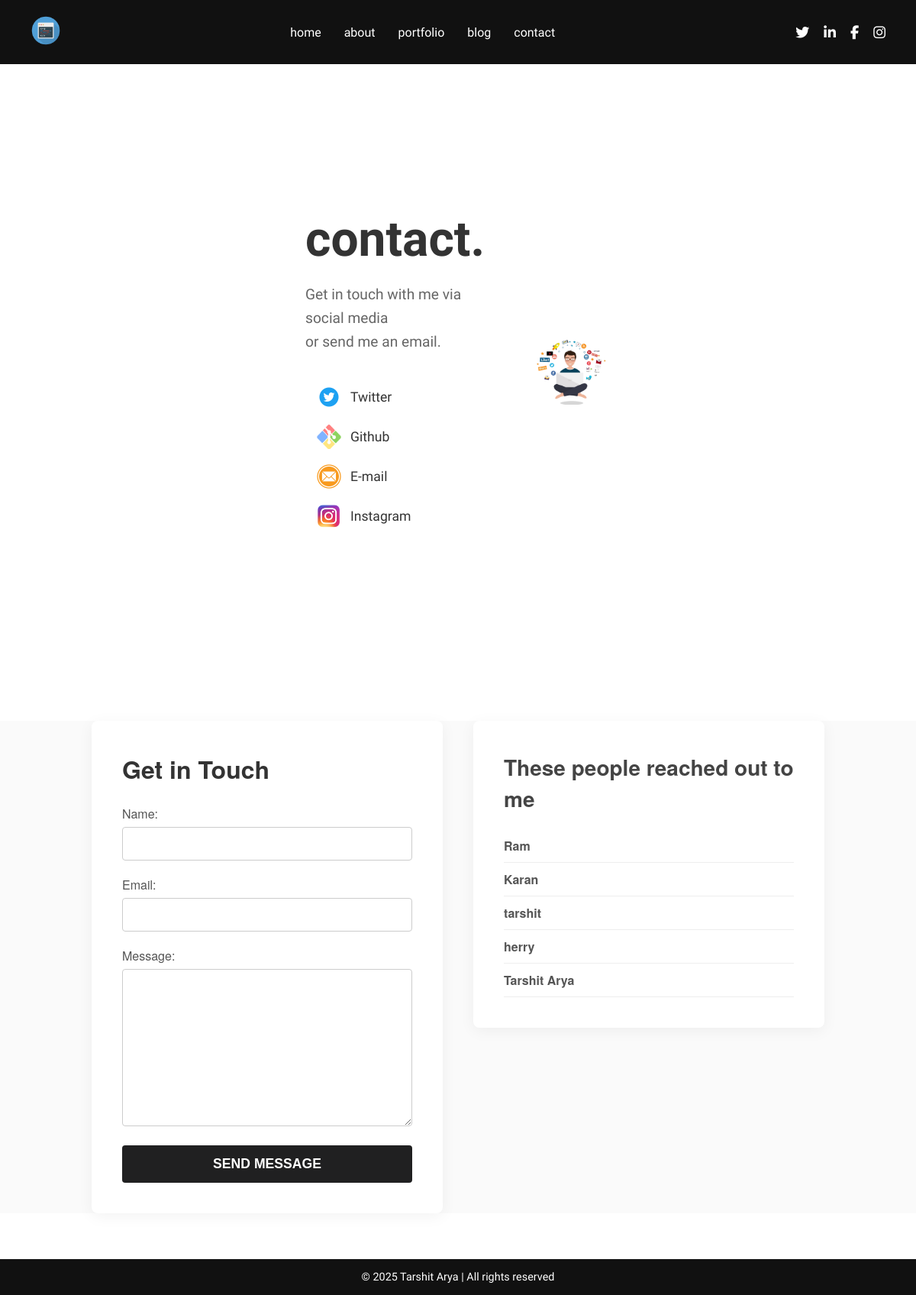
Page /contact/ on the committed database.
### contact/models.py (models this page shows, shortened)
class Contact(models.Model):
    name = models.CharField(max_length=100)
    email = models.EmailField()
    message = models.TextField()
    created_at = models.DateTimeField(auto_now_add=True)

### contact/views.py (the view)
# urls.py: path('', views.contact, name='contact'),
def contact(request):
    user_name = None
    if request.method == 'POST':
        form = ContactForm(request.POST)
        if form.is_valid():
            contact = form.save()
            user_name = contact.name
            return render(request, 'contact/contact.html', {
                'form': ContactForm(),  # blank form
                'Contacts': Contact.objects.all(),
                'success': True,
                'user_name': user_name
            })
    else:
        form = ContactForm()
    return render(request, 'contact/contact.html', {
        'form': form,
        'Contacts': Contact.objects.all()
    })

### contact/templates/contact/contact.html (shortened to what this page needs)
{% extends "index.html" %}
{% load static %}
{% block content %}
<div class="split-contact-container">
  <div class="contact-left">
    <h1><span class="dot">contact</span>.</h1>
    <p class="subtitle">Get in touch with me via social media<br>or send me an email.</p>
    <div class="social-icons">
      <a href="https://twitter.com/" target="_blank"><img src="{% static 'img/twit.png' %}" alt="Twitter"> Twitter</a>
      <a href="https://github.com/" target="_blank"><img src="{% static 'img/git.png' %}" alt="git"> Github</a>
      <a href="https://gmail.com/" target="_blank"><img src="{% static 'img/email.png' %}" alt="Email"> E-mail</a>
      <a href="https://instagram.com/" target="_blank"><img src="{% static 'img/insta.png' %}" alt="Instagram"> Instagram</a>
    </div>
  </div>
  <div class="contact-right">
    <img src="{% static 'img/contact_main.png' %}" alt="Profile Art" />
  </div>
</div>
<main class="contact-page">
  <section class="contact-body">
    <div class="contact-form-wrapper">
      <h2>Get in Touch</h2>
      <form method="post">
        <div class="form-group">
          {{ form.name.label_tag }}
          {{ form.name }}
        </div>
        <div class="form-group">
          {{ form.email.label_tag }}
          {{ form.email }}
        </div>
        <div class="form-group">
          {{ form.message.label_tag }}
          {{ form.message }}
        </div>
        <button type="submit" class="btn-submit">Send Message</button>
      </form>
    </div>
    <div class="contact-info-wrapper">
      <h3>These people reached out to me</h3>
      <ul class="contact-list">
        {% for contact in Contacts|slice:"0:5" %}
          <li><strong>{{ contact.name }}</strong></li>
        {% empty %}
          <li>No messages yet.</li>
        {% endfor %}
      </ul>
    </div>
  </section>
</main>
{% endblock %}

### static/style.css (style rules this page uses)
* { margin: 0; padding: 0; box-sizing: border-box; }
body { font-family: 'Raleway', sans-serif; background-color: #fff; color: #333; }
.social-icons a { color: white; margin-left: 15px; font-size: 18px; }
.contact-page { font-family: 'Helvetica Neue', Helvetica, Arial, sans-serif; color: #333; background-color: #FAFAFA; margin: 0; padding: 0; }
.contact-body { display: flex; justify-content: space-between; align-items: flex-start; max-width: 1000px; margin: 60px auto; padding: 0 20px; gap: 40px; }
.contact-form-wrapper, .contact-info-wrapper { flex: 1; background-color: #FFFFFF; padding: 40px; border-radius: 8px; box-shadow: 0 4px 20px rgba(0, 0, 0, 0.05); }
.contact-form-wrapper h2 { font-size: 2rem; margin-bottom: 24px; }
.form-group { margin-bottom: 20px; }
.form-group label { display: block; margin-bottom: 6px; font-weight: 500; color: #555; }
.form-group input, .form-group textarea { width: 100%; padding: 12px 15px; border: 1px solid #ccc; border-radius: 4px; font-size: 1rem; resize: vertical; }
.btn-submit { display: block; width: 100%; padding: 14px 0; background-color: #202021; color: #FFFFFF; font-size: 1.1rem; font-weight: 600; text-transform: uppercase; border: none; border-radius: 4px; cursor: pointer; transition: background-color 0.3s ease; }
.contact-info-wrapper h3 { font-size: 1.75rem; margin-bottom: 20px; color: #444; }
.contact-list { list-style: none; padding: 0; }
.contact-list li { padding: 10px 0; border-bottom: 1px solid #eee; color: #555; }
.split-contact-container { display: flex; flex-direction: row; align-items: center; justify-content: space-between; background: #fff; padding: 60px 400px; height: 100vh; }
.contact-left { flex: 1; padding-right: 60px; }
.contact-left h1 { font-size: 4rem; font-weight: bold; color: #333; }
.contact-left .subtitle { font-size: 1.2rem; color: #666; margin: 20px 0; line-height: 1.6; }
.contact-left .social-icons { display: flex; flex-direction: column; gap: 20px; margin-top: 40px; }
.contact-left .social-icons a { display: flex; align-items: center; text-decoration: none; font-weight: 500; color: #333; font-size: 1.1rem; }
.contact-left .social-icons img { width: 32px; height: 32px; margin-right: 12px; }
.contact-left h1 .dot { color: #333; }
.contact-right { flex: 1; display: flex; justify-content: center; align-items: center; }
.contact-right img { max-width: 100%; height: auto; object-fit: contain; }

### rows in the picture
Contact: name "Ram"
Contact: name "Karan"
Contact: name "tarshit"
Contact: name "herry"
Contact: name "Tarshit Arya"
